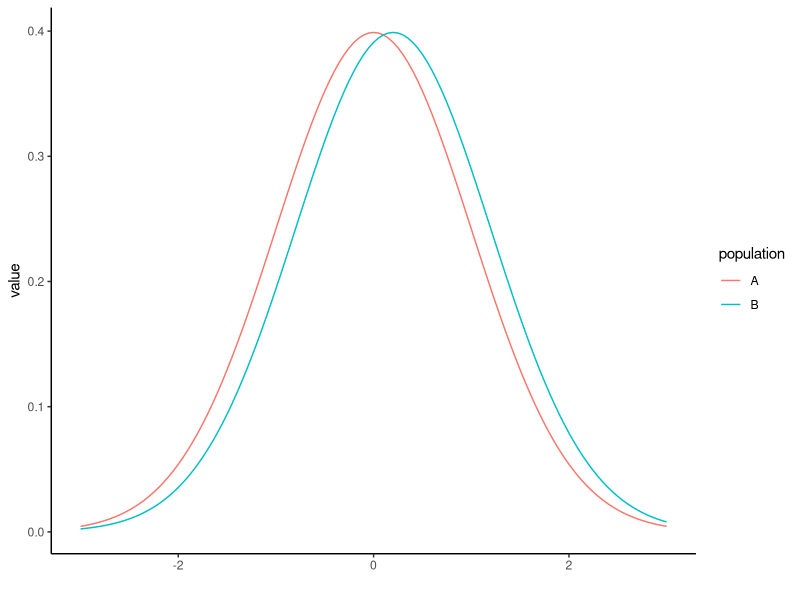
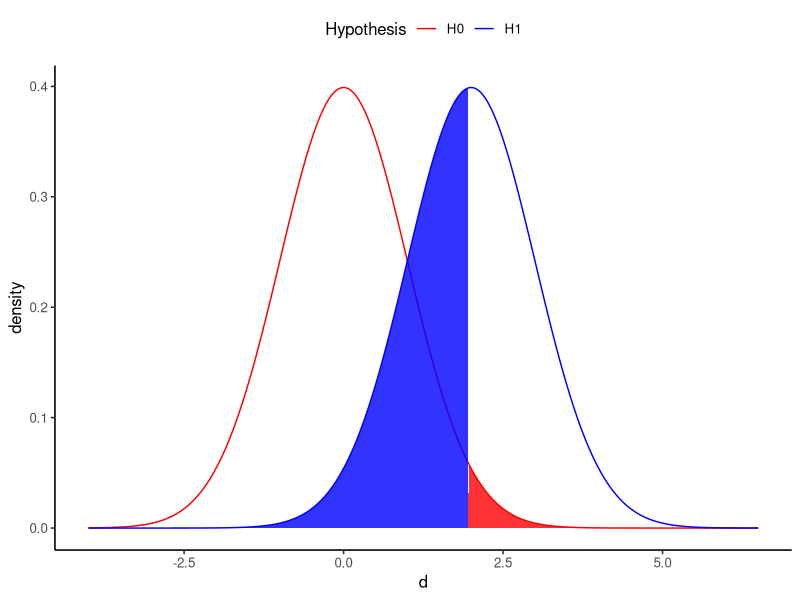
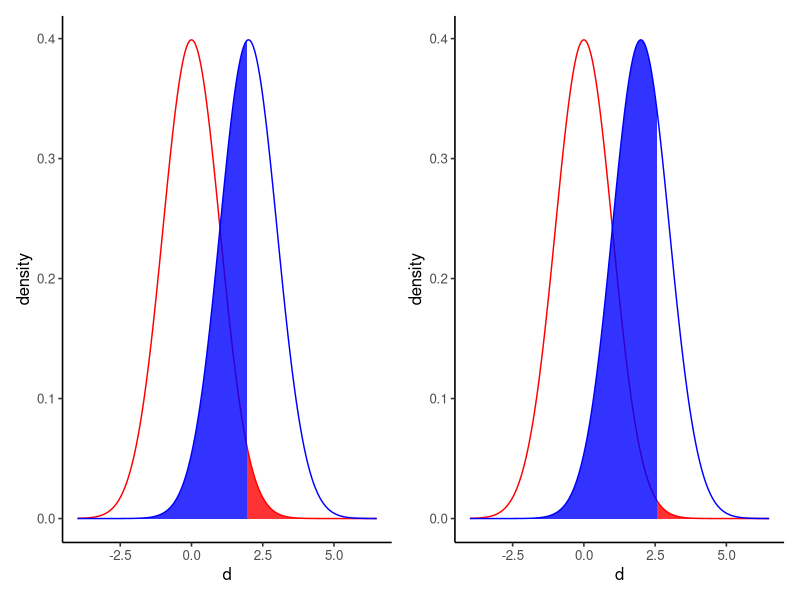
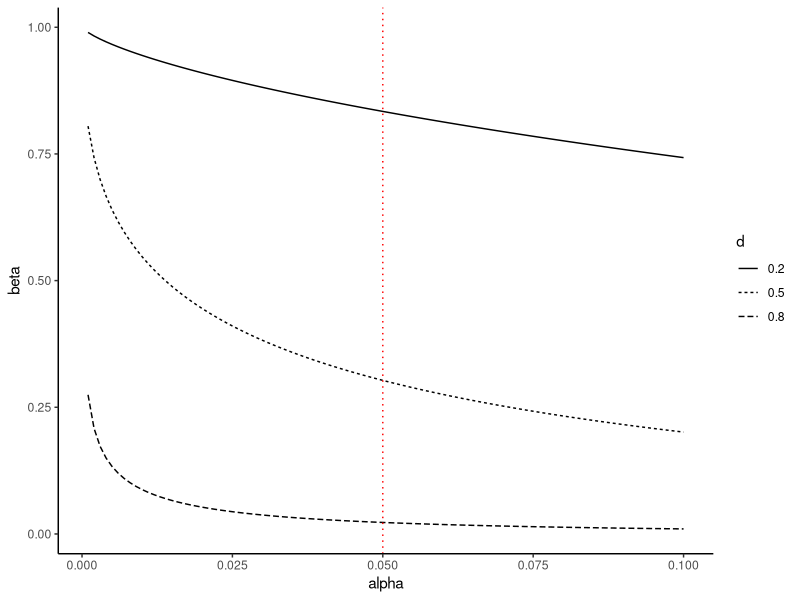
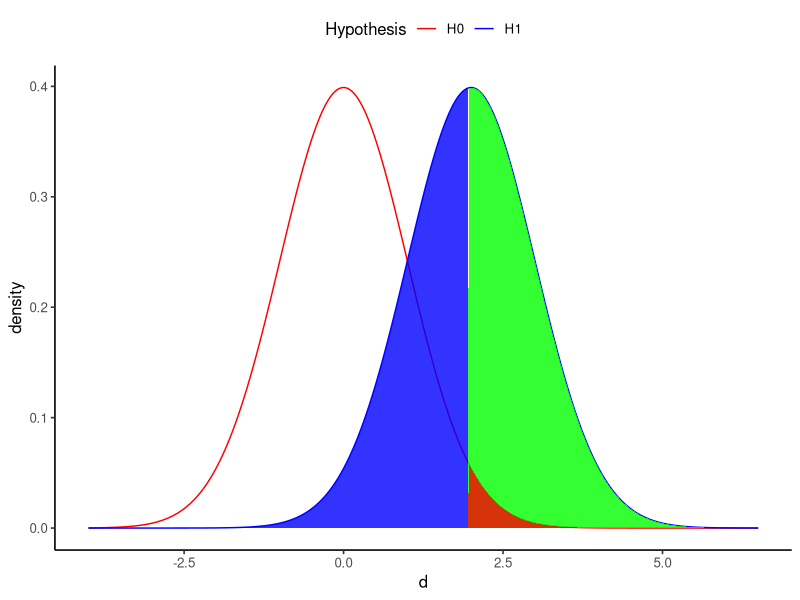
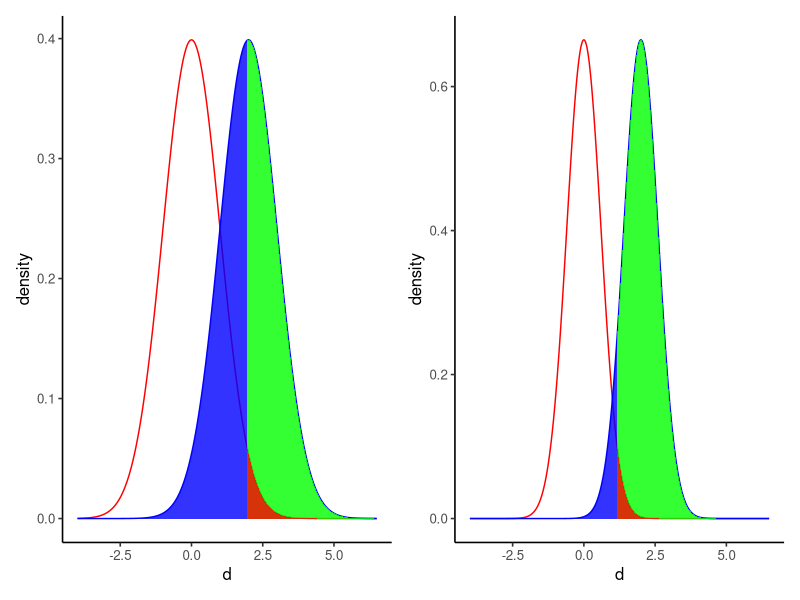
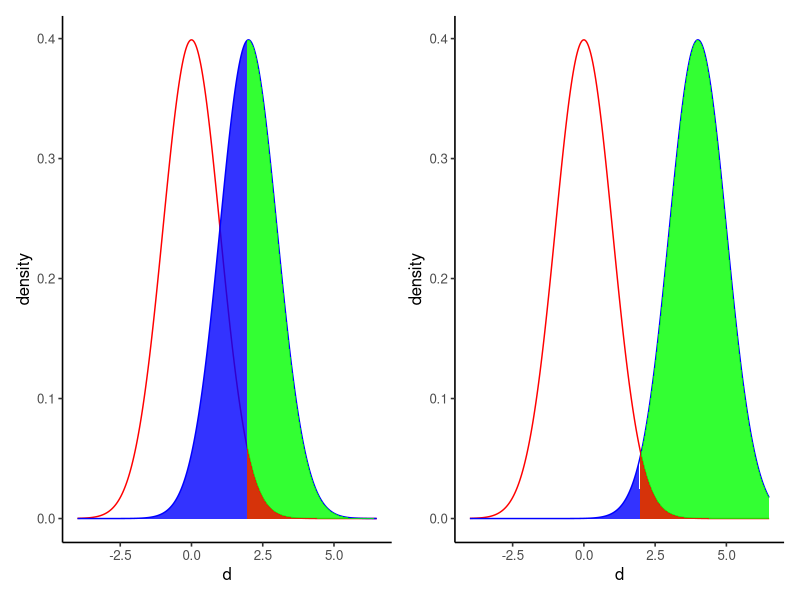
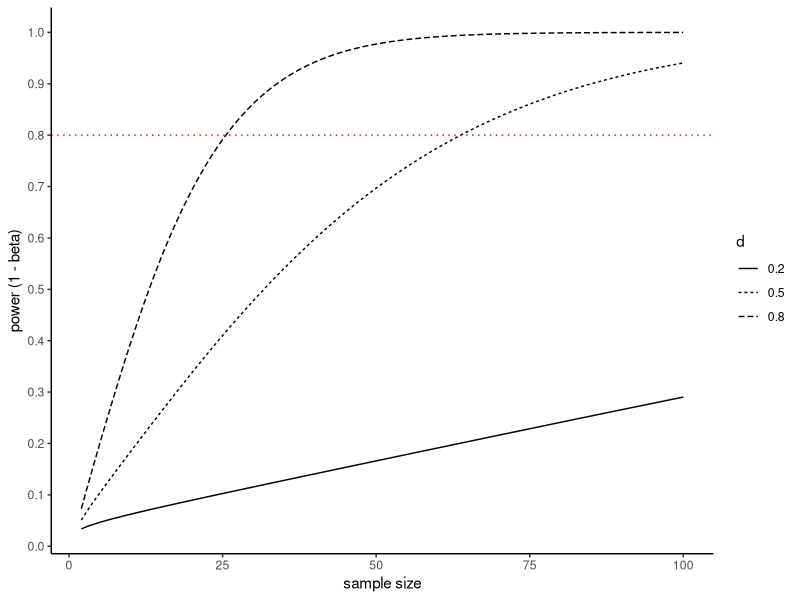

Write the R code that produced these figures, in order.
## ---- chunk 1
knitr::opts_chunk$set(echo = TRUE)
library(ggplot2)
library(knitr)
library(patchwork)
library(pwr)
set.seed(1234)
## ---- chunk 2

set.seed(1) #乱数の種の設定。これに任意の数値を設定しておけば同じ結果が再現できる。
N = 20
g_A = rnorm(n = N, mean = 0, sd = 1) 
g_B = rnorm(n = N, mean = 0, sd = 1) 
d = data.frame(group = c(rep("A", N), rep("B", N)), value = c(g_A, g_B)) #データフレームdとして保存
head(d)
t.test(data = d, value ~ group) #グループの間でvalueの平均値に差があるかをt検定で検定

## ---- chunk 3

simulation_p = function(N, mu_A, sigma_A, mu_B, sigma_B){
  g_A = rnorm(n = N, mean = mu_A, sd = sigma_A) 
  g_B = rnorm(n = N, mean = mu_B, sd = sigma_B) 
  d = data.frame(group = c(rep("A", N), rep("B", N)), value = c(g_A, g_B)) 
  result = t.test(data = d, value ~ group) #t検定の結果
  return(result)
  }

## ---- chunk 4

set.seed(1)
simulation_p(N = 100, 
             mu_A = 0, sigma_A = 1, 
             mu_B = 1, sigma_B = 1)

## ---- chunk 5

x = seq(-3, 3, 0.05)

y_1 = dnorm(x=x, mean=0, sd=1) 
y_2 = dnorm(x=x, mean=0.2, sd=1) 

dat_norm_1 = data.frame(group = "A", x = x, y = y_1)
dat_norm_2 = data.frame(group = "B", x = x, y = y_2)
d_pop = rbind(dat_norm_1, dat_norm_2)

p = ggplot2::ggplot() + 
  ggplot2::geom_line(data = d_pop, aes(x = x, y = y, color = group)) + 
  ggplot2::labs(y = "value", x = "", color = "population") + theme_classic()
p


## ---- chunk 6
set.seed(1)
result = simulation_p(N = 100, 
             mu_A = 0, sigma_A = 1,
             mu_B = 0.2, sigma_B = 1
             )
result

## ---- chunk 7
set.seed(1)
result = simulation_p(N = 500, 
             mu_A = 0, sigma_A = 1,
             mu_B = 0.2, sigma_B = 1
             )
result
## ---- chunk 8
set.seed(1)
result = simulation_p(N = 1000, 
             mu_A = 0, sigma_A = 1,
             mu_B = 0.2, sigma_B = 1
             )
result
## ---- chunk 9
set.seed(1)
result = simulation_p(N = 100, 
             mu_A = 0, sigma_A = 1,
             mu_B = 0.2, sigma_B = 1
             )
result

result = simulation_p(N = 100, 
             mu_A = 0, sigma_A = 1,
             mu_B = 0.5, sigma_B = 1
             )
result

result = simulation_p(N = 100, 
             mu_A = 0, sigma_A = 1,
             mu_B = 0.8, sigma_B = 1
             )
result
## ---- chunk 10

effect_size = function(x_min = -10, x_max = 10, a = 0.05, delta = 1, sd = 1){
  
  alpha = qnorm(p = 1 - a/2, mean = 0, sd = sd)
  d_H_0 = data.frame(x = seq(x_min, x_max, 0.01), 
                   y = dnorm(seq(x_min, x_max, 0.01), mean = 0, sd = sd), hyp ="H0")
  d_alpha = data.frame(x = seq(alpha, x_max, 0.01), 
                   y = dnorm(seq(alpha, x_max, 0.01), mean = 0, sd = sd))

  d_H_1 = data.frame(x = seq(x_min, x_max, 0.01), 
                   y = dnorm(seq(x_min, x_max, 0.01), mean = delta, sd = sd), hyp ="H1")
  d_beta = data.frame(x = seq(x_min, alpha, 0.01), 
                     y = dnorm(seq(x_min, alpha, 0.01), mean = delta, sd = sd))
  d_power = data.frame(x = seq(alpha, x_max, 0.01), 
                      y = dnorm(seq(alpha, x_max, 0.01), mean = delta, sd = sd))
  
  d_H = rbind(d_H_0, d_H_1)
  return(list(d_H, d_power, d_alpha, d_beta))
}

## ---- chunk 11

#baseline
plot_d = effect_size(x_min = -10, x_max = 10, a = 0.05, delta = 2, sd = 1)
p_1 = ggplot()+
  geom_line(data = plot_d[[1]], aes(x = x, y = y, color = hyp)) +
  geom_area(data = plot_d[[3]], aes(x = x, y = y), fill = "red", alpha = 0.8) + 
  geom_area(data = plot_d[[4]], aes(x = x, y = y), fill = "blue", alpha = 0.8) + 
  scale_color_manual(values = c("red", "blue")) +
  xlim(c(-4, 6.5)) +
  labs(x = "d", y = "density", color = "Hypothesis") +
  theme_classic(base_size = 12) + theme(legend.position = "top")
p_1

## ---- chunk 12

##alphaを下げると？（type 1エラーを小さくする）➔betaが増える（逆にtype 2errorが増えてしまう）
plot_d = effect_size(x_min = -10, x_max = 10, a = 0.01, delta = 2, sd = 1)
p_0 = ggplot()+
  geom_line(data = plot_d[[1]], aes(x = x, y = y, color = hyp)) +
  #geom_area(data = plot_d[[2]], aes(x = x, y = y), fill = "green", alpha = 0.8) + 
  geom_area(data = plot_d[[3]], aes(x = x, y = y), fill = "red", alpha = 0.8) + 
  geom_area(data = plot_d[[4]], aes(x = x, y = y), fill = "blue", alpha = 0.8) + 
  scale_color_manual(values = c("red", "blue")) +
  xlim(c(-4, 6.5)) +
  labs(x = "d", y = "density", color = "Hypothesis") +
  theme_classic(base_size = 12) + theme(legend.position = "top")

p_1_1 = p_1 + theme(legend.position = "none")
p_0_1 = p_0 + theme(legend.position = "none")

p_1_1 + p_0_1

## ---- chunk 13

#第1種の過誤と第2種の過誤の関係（n = 50で固定）
sim_d = data.frame()
for(delta in c(0.2, 0.5, 0.8)){
  for(alpha in seq(0.001, 0.10, 0.001)){
    result = power.t.test(n = 50, delta = delta, sd = 1, sig.level = alpha) #pwrパッケージのpower.t.testを使って検出力を求める
    type_2 = 1 - result$power #type 2 error
    sim_d = rbind(sim_d, data.frame(alpha, delta, type_2))
  }
}

ggplot()+
  geom_line(data = sim_d, aes(x = alpha, y = type_2, linetype = factor(delta))) + 
  geom_vline(aes(xintercept = 0.05), linetype = "dotted", color = "red") + 
  labs(x = "alpha", y = "beta", linetype = "d") + 
  theme_classic()
## ---- chunk 14

#baseline
plot_d = effect_size(x_min = -10, x_max = 10, a = 0.05, delta = 2, sd = 1)
p_1 = ggplot()+
  geom_line(data = plot_d[[1]], aes(x = x, y = y, color = hyp)) +
  geom_area(data = plot_d[[2]], aes(x = x, y = y), fill = "green", alpha = 0.8) + 
  geom_area(data = plot_d[[3]], aes(x = x, y = y), fill = "red", alpha = 0.8) + 
  geom_area(data = plot_d[[4]], aes(x = x, y = y), fill = "blue", alpha = 0.8) + 
  scale_color_manual(values = c("red", "blue")) +
  xlim(c(-4, 6.5)) +
  labs(x = "d", y = "density", color = "Hypothesis") +
  theme_classic(base_size = 12) + theme(legend.position = "top")
p_1

## ---- chunk 15

plot_d = effect_size(x_min = -10, x_max = 10, a = 0.05, delta = 2, sd = 0.6)
p_3 = ggplot()+
  geom_line(data = plot_d[[1]], aes(x = x, y = y, color = hyp)) +
  geom_area(data = plot_d[[2]], aes(x = x, y = y), fill = "green", alpha = 0.8) + 
  geom_area(data = plot_d[[3]], aes(x = x, y = y), fill = "red", alpha = 0.8) + 
  geom_area(data = plot_d[[4]], aes(x = x, y = y), fill = "blue", alpha = 0.8) + 
  scale_color_manual(values = c("red", "blue")) +
  xlim(c(-4, 6.5)) +
  labs(x = "d", y = "density", color = "Hypothesis") +
  theme_classic(base_size = 12) + theme(legend.position = "top")

p_1_1 = p_1 + theme(legend.position = "none")
p_3_1 = p_3 + theme(legend.position = "none")

p_1_1 + p_3_1

## ---- chunk 16

plot_d = effect_size(x_min = -10, x_max = 10, a = 0.05, delta = 4, sd = 1)
p_2 = ggplot()+
  geom_line(data = plot_d[[1]], aes(x = x, y = y, color = hyp)) +
  geom_area(data = plot_d[[2]], aes(x = x, y = y), fill = "green", alpha = 0.8) + 
  geom_area(data = plot_d[[3]], aes(x = x, y = y), fill = "red", alpha = 0.8) + 
  geom_area(data = plot_d[[4]], aes(x = x, y = y), fill = "blue", alpha = 0.8) + 
  scale_color_manual(values = c("red", "blue")) +
  xlim(c(-4, 6.5)) +
  labs(x = "d", y = "density", color = "Hypothesis") +
  theme_classic(base_size = 12) + theme(legend.position = "top")

p_1_1 = p_1 + theme(legend.position = "none")
p_2_1 = p_2 + theme(legend.position = "none")

p_1_1 + p_2_1

## ---- chunk 17

#サンプルサイズと検出力の関係（alpha = 0.05で固定）
sim_d = data.frame()
for(delta in c(0.2, 0.5, 0.8)){
  for(n in 2:100){
    result = power.t.test(n = n, delta = delta, sd = 1, sig.level = 0.05) #pwrパッケージのpower.t.testで検出力を求める
    power = result$power
    sim_d = rbind(sim_d, data.frame(n, delta, power))
  }
}

ggplot()+
  geom_line(data = sim_d, aes(x = n, y = power, linetype = factor(delta))) + 
  geom_hline(aes(yintercept = 0.8), linetype = "dotted", color = "red") + 
  scale_y_continuous(breaks = seq(0, 1, 0.1)) + 
  labs(x = "sample size", y = "power (1 - beta)", linetype = "d") + 
  theme_classic()

## ---- chunk 18
#事前の検出力分析（サンプルサイズの設計）
#2群間の差をt検定で検定する場合
#各群のサンプルサイズ(n)，効果量（d: Cohen's d），有意水準（sig.level），検出力（power）のどれか３つを入れると，入れなかったものの結果が出力される。
pwr::pwr.t.test(d = 0.5, power = 0.8, sig.level = 0.05, n = NULL)


#事後の検出力分析
#２群それぞれのサンプルサイズ(n1, n2)，効果量(d), 有意水準(sig.level)を入れると，検出力が求められる。
pwr::pwr.t2n.test(n1 = 40, n2 = 40, d = 0.8, sig.level = 0.05, power = NULL)


## ---- chunk 19

set.seed(1)
result = simulation_p(N = 1000, mu_A = 0, sigma_A = 1, mu_B = 0, sigma_B = 1)
result$p.value #p値を取り出す

## ---- chunk 20

set.seed(1)
p = NULL
for(i in 1:1000){
    result = simulation_p(N = 1000, mu_A = 0, sigma_A = 1, mu_B = 0, sigma_B = 1)
    p = c(p, result$p.value)
}

head(p) #1,000回のシミュレーションで得られたp値をpという名前で保存した。head()で最初の数個のみを表示する。
## ---- chunk 21

significant = ifelse(p < 0.05, "significant", "insignificant") #p<0.05ならば"significant（有意）", ちがうのならば"insignificant（非有意）"とする
table(significant) #有意、非有意の数を集計

## ---- chunk 22

1 - (1 - 0.05)^10 #全ての確率から、「10回検定を行って全て正しい判断を行う」確率を差し引いたものが、「少なくとも1回は誤った判断をしてしまう確率」

## ---- chunk 23
alpha = 0.05
x = 1:20

m_c = function(x = 1:20, alpha = 0.05){
  p = 1 - (1 - alpha)^x  
  return(p)
}

d = rbind(
  data.frame(x = 1:20, p = m_c(alpha = 0.001), alpha = 0.001),
  data.frame(x = 1:20, p = m_c(alpha = 0.01), alpha = 0.01),
  data.frame(x = 1:20, p = m_c(alpha = 0.05), alpha = 0.05)
)

p = ggplot() + 
  geom_line(data = d, aes(x = x, y = p, linetype = factor(alpha), color = factor(alpha))) + 
  labs(x = "number of comparisons", y = "Type 1 error", linetype = "alpha", color = "alpha") +
  theme_classic()
p
